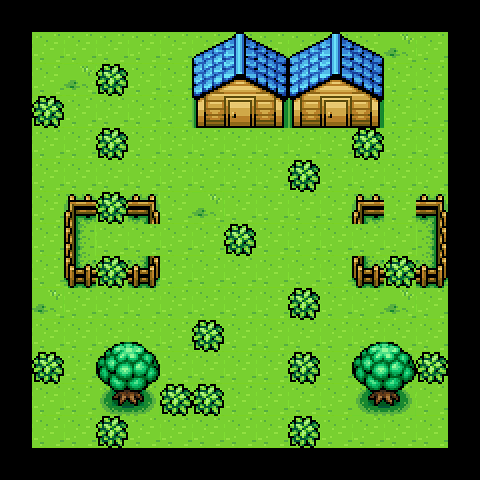

Below is a game level as drawn by its tile map, then a one-line description and the .tmx that defines it (tile-layer data replaced by summaries):
An orthogonal 15x15 tile map with 32x32 px tiles, 4 tile layers (sol, destructbile, solid, air).

<map version="1.0" orientation="orthogonal" renderorder="right-down" width="15" height="15" tilewidth="32" tileheight="32" nextobjectid="1">
 <tileset firstgid="1" name="tiles2" tilewidth="32" tileheight="32" tilecount="451">
  <image source="../../images/tiles2.png" trans="ff00ff" width="1312" height="352" />
 </tileset>
 <layer name="sol" width="15" height="15">
  <data>[225 cells, 169 non-empty, 2 distinct tile ids]</data>
 </layer>
 <layer name="destructbile" width="15" height="15">
  <data>[225 cells, 18 non-empty, 1 distinct tile ids]</data>
 </layer>
 <layer name="solid" width="15" height="15">
  <data>[225 cells, 82 non-empty, 15 distinct tile ids]</data>
 </layer>
 <layer name="air" width="15" height="15">
  <data>[225 cells, 14 non-empty, 7 distinct tile ids]</data>
 </layer>
</map>
